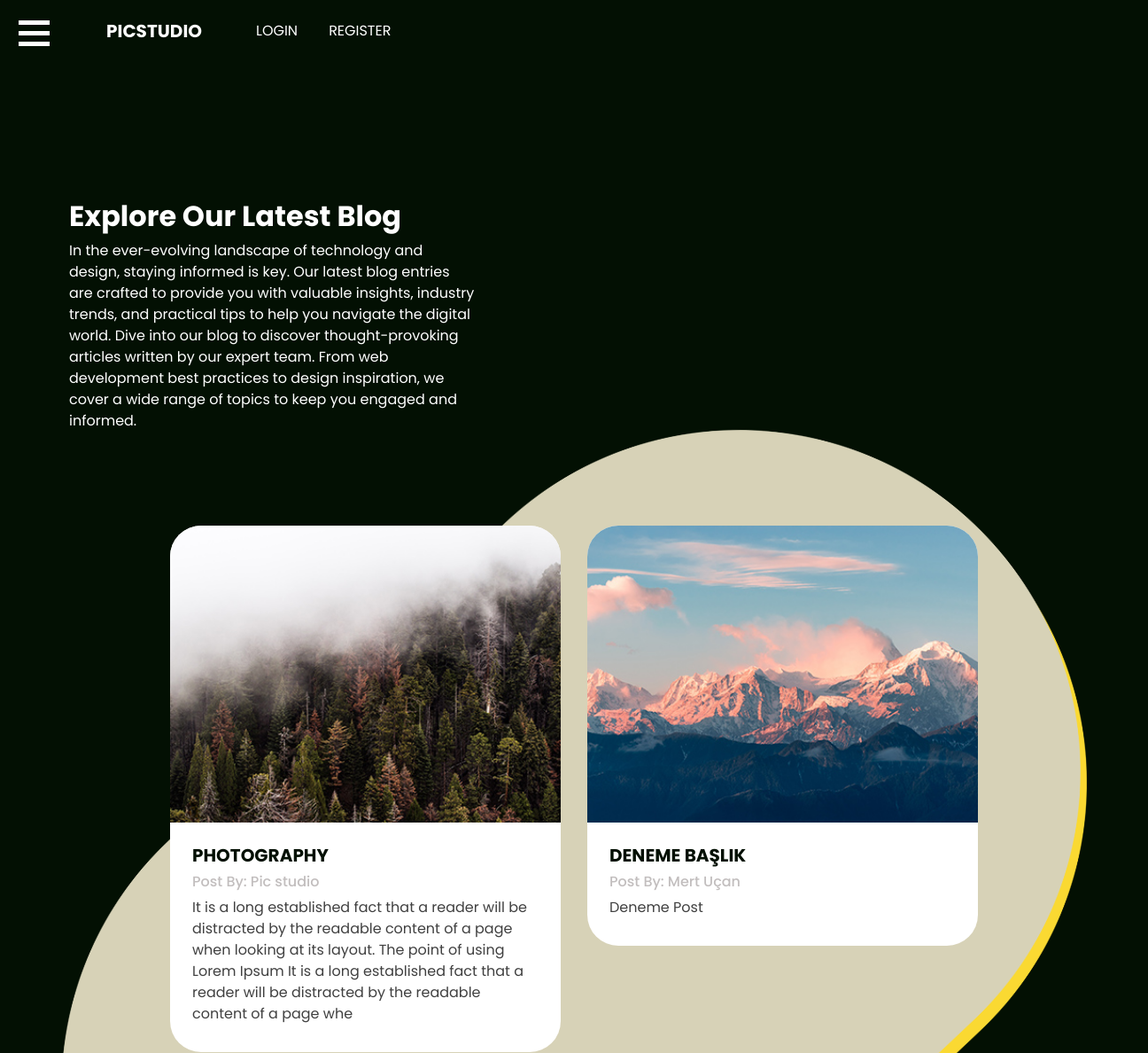
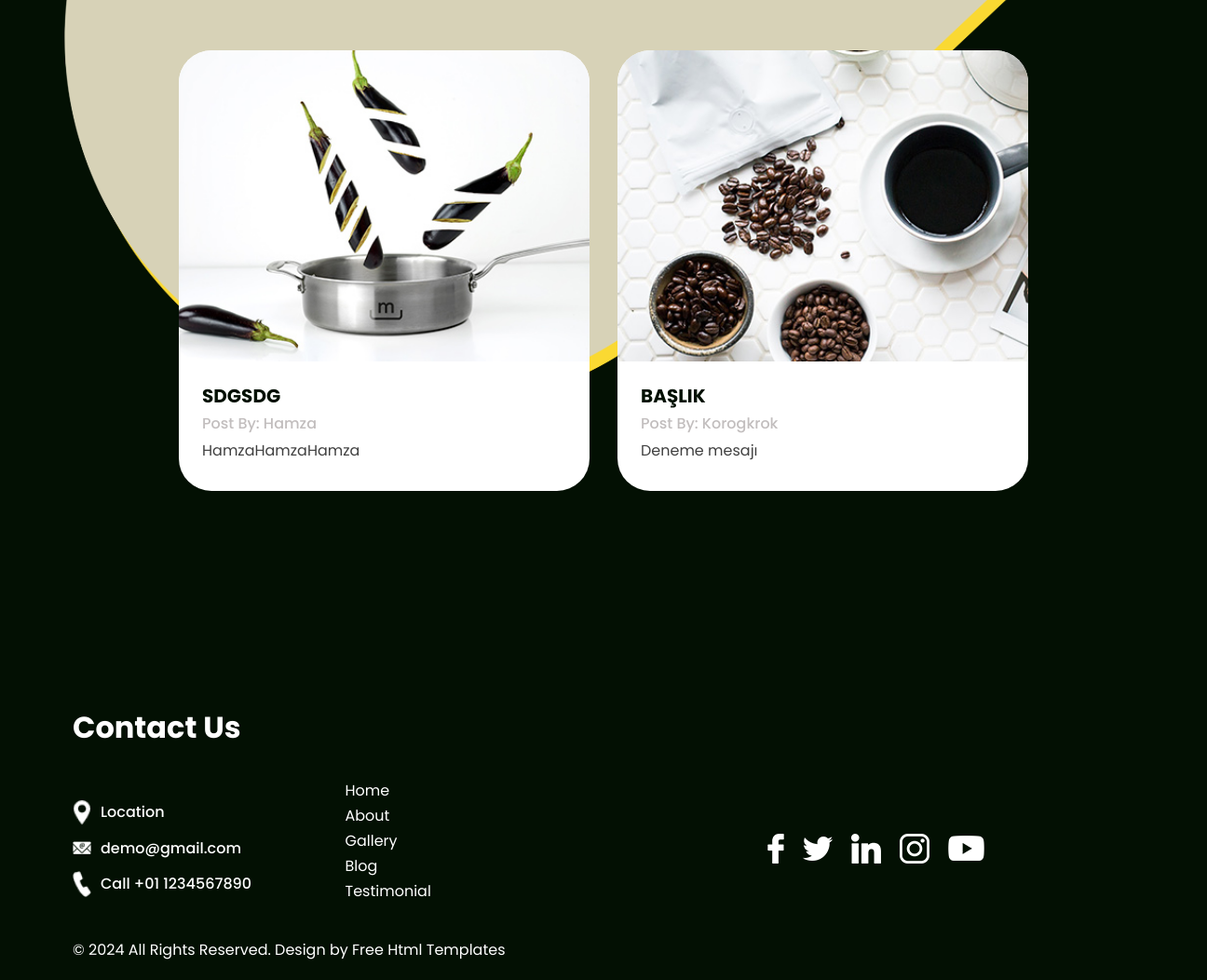
Page /blog on the committed database (2 pictures, top to bottom).
### app/models.py (models this page shows)
class BlogPost(db.Model):
    id = db.Column(db.Integer, primary_key=True)
    image_path = db.Column(db.String(255), nullable=False)
    heading = db.Column(db.String(64), nullable=False)
    posted = db.Column(db.String(64), nullable=False)
    post = db.Column(db.String(256), nullable=False)

### app/views.py (the view)
@app.route('/blog')
def blog():
    posts = BlogPost.query.all()
    return render_template('blog.html', posts=posts)

### app/templates/blog.html (shortened to what this page needs)
{% extends 'base.html' %}
{% block content %}
<body class="sub_page">
  <div class="layout_padding-bottom">
  <section class="blog_section layout_padding">
    <div class="container">
      <div class="row">
        <div class="col-md-5">
          <div class="detail-box">
            <div class="heading_container">
              <h2>Explore Our Latest Blog</h2>
              <p>
                In the ever-evolving landscape of technology and design, staying informed is key. Our latest blog entries are crafted to provide
                you with valuable insights, industry trends, and practical tips to help you navigate the digital world.
                Dive into our blog to discover thought-provoking articles written by our expert team. From web development best practices to
                design inspiration, we cover a wide range of topics to keep you engaged and informed.
              </p>
            </div>
          </div>
        </div>
      </div>
    </div>
    <div class="blog_container">
      <div class="blog_bg">
        <img src="{{ url_for('static', filename='images/gallery-bg.png') }}" alt="" />
      </div>
      <div class="container">
        <div class="blog_box">
          <div class="row">
            {% for post in posts %}
                <div class="col-md-6">
                    <div class="box b2">
                        <div class="img-box">
                            <img src="{{ url_for('static', filename=post.image_path) }}" alt="" />
                        </div>
                        <div class="blog-detail">
                            <div class="blog_title">
                                <h5>{{ post.heading }}</h5>
                                <div class="blog_post">
                                    <h6>Post By: {{ post.posted }}</h6>
                                </div>
                            </div>
                            <p>{{ post.post }}</p>
                        </div>
                    </div>
                </div>
            {% endfor %}
        </div>
        </div>
      </div>
    </div>
  </section>
  </div>
<section class="info_section ">
  <div class="info_container layout_padding-top">
    <div class="container">
      <div class="heading_container">
        <h2>
          Contact Us
        </h2>
      </div>
      <div class="info_main">
        <div class="row">
          <div class="col-md-4 col-lg-3">
            <div class="info_contact ">
              <a href="https://www.google.com/maps/place/Color+G%C3%BCvenlik+%26+Bili%C5%9Fim+Teknolojileri/@40.986209,28.6764752,14z/data=!4m10!1m2!2m1!1za2FtZXJhIGTDvGtrYW7EsQ!3m6!1s0x14caa053c60c1693:0xf51fdcb95753152a!8m2!3d40.986209!4d28.714584!15sChBrYW1lcmEgZMO8a2thbsSxkgEXZWxlY3Ryb25pY3NfcmVwYWlyX3Nob3DgAQA!16s%2Fg%2F11gcjgv9z9?entry=ttu" class="link-box">
                <div class="img-box">
                  <img src="{{ url_for('static', filename='images/location.png') }}" alt="" />
                </div>
                <div class="detail-box">
                  <h6>
                    Location
                  </h6>
                </div>
              </a>
              <a class="link-box">
                <div class="img-box">
                  <img src="{{ url_for('static', filename='images/mail.png') }}" alt="" />
                </div>
                <div class="detail-box">
                  <h6>
                    demo@gmail.com
                  </h6>
                </div>
              </a>
              <a class="link-box">
                <div class="img-box">
                  <img src="{{ url_for('static', filename='images/call.png') }}" alt="" />
                </div>
                <div class="detail-box">
                  <h6>
                    Call +01 1234567890
                  </h6>
                </div>
              </a>
            </div>
          </div>
          <div class="col-md-2 col-lg-3">
            <div class="info_link-box">
              <ul>
                <li class="">
                  <a class="" href="{{ url_for('index') }}">Home <span class="sr-only">(current)</span></a>
                </li>
                <li class="">
                  <a class="" href="{{ url_for('about') }}">About </a>
                </li>
                <li class="">
                  <a class="" href="{{ url_for('gallery') }}">Gallery </a>
                </li>
                <li class="">
                  <a class="" href="{{ url_for('blog') }}">Blog </a>
                </li>
                <li class="">
                  <a class="" href="{{ url_for('testimonial') }}">Testimonial </a>
                </li>
              </ul>
            </div>
          </div>
          <div class="col-md-6 ">
            <div class="social_box">
              <a href="https://www.facebook.com/?locale=tr_TR">
                <img src="{{ url_for('static', filename='images/facebook.png') }}" alt="" />
              </a>
              <a href="https://twitter.com/home">
                <img src="{{ url_for('static', filename='images/twitter.png') }}" alt="" />
              </a>
              <a href="https://www.linkedin.com/feed/">
                <img src="{{ url_for('static', filename='images/linkedin.png') }}" alt="" />
              </a>
              <a href="https://www.instagram.com/">
                <img src="{{ url_for('static', filename='images/instagram.png') }}" alt="" />
              </a>
              <a href="https://www.youtube.com/">
                <img src="{{ url_for('static', filename='images/youtube.png') }}" alt="" />
              </a>
            </div>
          </div>
        </div>
      </div>
    </div>
  </div>
</section>
<footer class="footer_section ">
  <div class="container">
    <p>
      &copy; <span id="displayYear"></span> All Rights Reserved. Design by
      <a href="https://html.design/">Free Html Templates</a>
    </p>
  </div>
</footer>
</body>
{%endblock%}

### app/static/css/style.css (style rules this page uses)
html { scroll-behavior: smooth; overflow-x: hidden; }
body { font-family: "Poppins", sans-serif; color: #ffffff; background-color: #031003; }
.layout_padding { padding-top: 120px; padding-bottom: 120px; }
.layout_padding-top { padding-top: 120px; }
.layout_padding-bottom { padding-bottom: 120px; }
.heading_container { display: -webkit-box; display: -ms-flexbox; display: flex; -webkit-box-orient: vertical; -webkit-box-direction: normal; -ms-flex-direction: column; flex-direction: column; -webkit-box-align: start; -ms-flex-align: start; align-items: flex-start; color: #ffffff; }
.heading_container h2 { font-weight: bold; }
.sub_page .info_section .social_box { -webkit-filter: invert(100%); filter: invert(100%); }
a, a:hover, a:focus { text-decoration: none; }
.blog_section .detail-box { margin: 35px auto; position: relative; z-index: 2; }
.blog_section .blog_container { position: relative; max-width: 1500px; margin: auto; }
.blog_section .blog_container .blog_bg { position: absolute; width: 100%; top: 10%; margin-left: 0; -webkit-transform: rotate(-45deg); transform: rotate(-45deg); z-index: -1; }
.blog_section .blog_container .blog_bg img { width: 100%; }
.blog_section .blog_box { width: 80%; margin: auto; }
.blog_section .box { margin-top: 55px; background-color: #ffffff; border-radius: 35px; overflow: hidden; }
.blog_section .box .img-box { position: relative; }
.blog_section .box .img-box img { width: 100%; }
.blog_section .box .blog-detail { padding: 25px 25px 15px; }
.blog_section .box .blog-detail .blog_post { display: -webkit-box; display: -ms-flexbox; display: flex; -webkit-box-pack: justify; -ms-flex-pack: justify; justify-content: space-between; }
.blog_section .box .blog-detail .blog_post h6 { color: #c2bebe; }
.blog_section .box .blog-detail h5 { color: #031003; text-transform: uppercase; font-weight: bold; }
.blog_section .box .blog-detail p { color: #404040; }
.info_section { position: relative; margin-top: -125px; }
.info_section .heading_container { margin-bottom: 25px; }
.info_section .info_main .row { -webkit-box-align: center; -ms-flex-align: center; align-items: center; }
.info_section .social_box { display: -webkit-box; display: -ms-flexbox; display: flex; -webkit-box-align: center; -ms-flex-align: center; align-items: center; -webkit-box-pack: center; -ms-flex-pack: center; justify-content: center; }
.info_section .social_box a { margin: 0 10px; }
.info_section a { text-transform: none; }
.info_section ul { padding: 0; }
.info_section ul li { list-style-type: none; margin: 3px 0; }
.info_section ul li a { color: #ffffff; }
.info_section .info_link-box { display: -webkit-box; display: -ms-flexbox; display: flex; -webkit-box-orient: vertical; -webkit-box-direction: normal; -ms-flex-direction: column; flex-direction: column; }
.info_section .info_contact .link-box { display: -webkit-box; display: -ms-flexbox; display: flex; -webkit-box-align: center; -ms-flex-align: center; align-items: center; margin: 15px 0; color: #ffffff; }
.info_section .info_contact .link-box .img-box { display: -webkit-box; display: -ms-flexbox; display: flex; -webkit-box-pack: center; -ms-flex-pack: center; justify-content: center; -webkit-box-align: center; -ms-flex-align: center; align-items: center; margin-right: 10px; }
.info_section .info_contact .link-box .img-box img { width: 20px; }
.info_section .info_contact .link-box h6 { margin-bottom: 0; }
.footer_section { color: #ffffff; }
.footer_section p { margin: 0; padding: 20px 0; }
.footer_section a { color: #ffffff; }

### app/static/css/responsive.css (style rules this page uses)
@media (min-width: 1200px) { .container { max-width: 1170px; } }

### rows in the picture
BlogPost: image_path (picture), heading "PHOTOGRAPHY", posted "Pic studio", post "It is a long established fact that a reader will be distracted by the readable content of a page when looking at its layout. The point of using Lorem Ipsum It is a long established fact that a reader will be distracted by the readable content of a page whe"
BlogPost: image_path (picture), heading "DENEME BAŞLIK", posted "Mert Uçan", post "Deneme Post"
BlogPost: image_path (picture), heading "SDGSDG", posted "Hamza", post "HamzaHamzaHamza"
BlogPost: image_path (picture), heading "BAŞLIK", posted "Korogkrok", post "Deneme mesajı"
